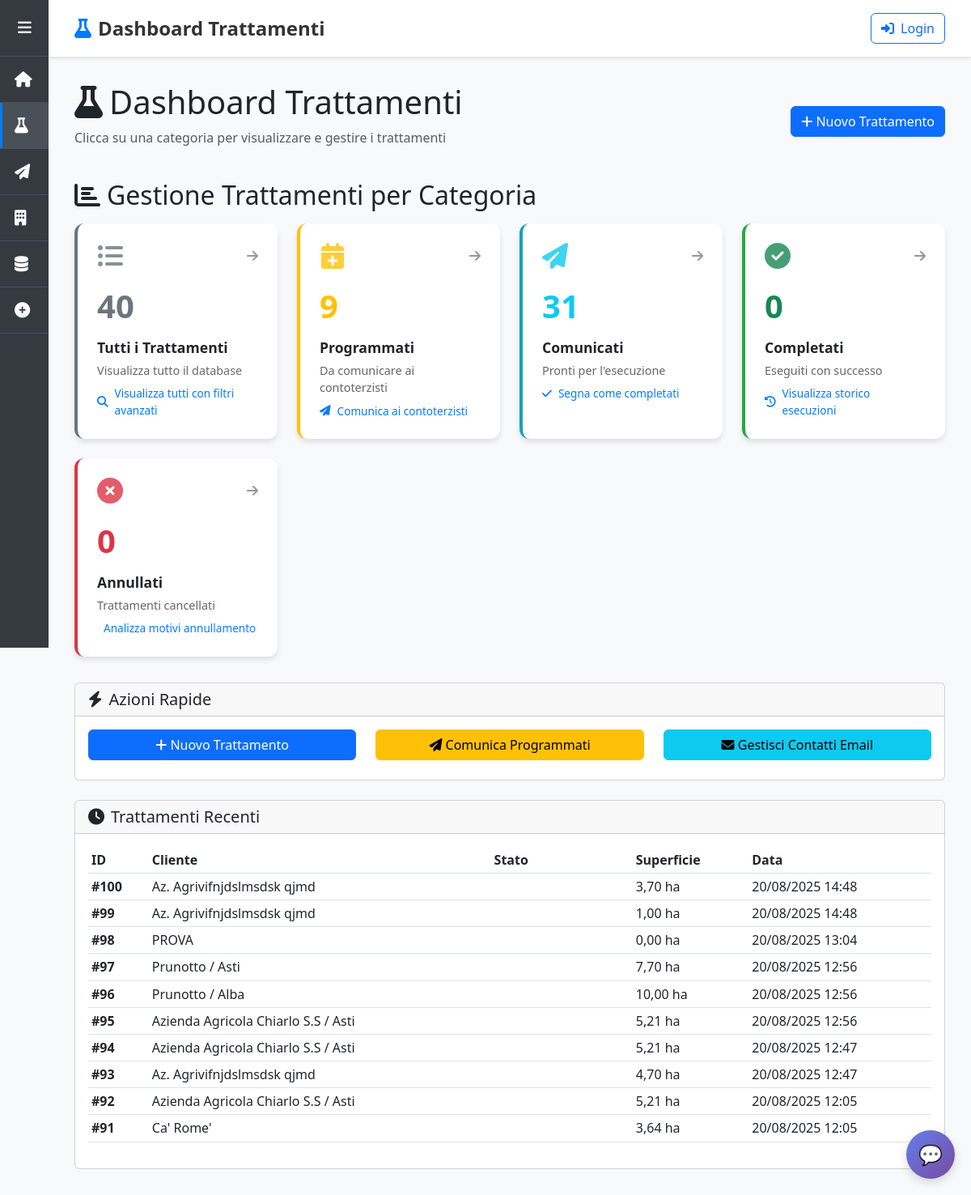
/trattamenti/, run on an earlier commit of the app's database.
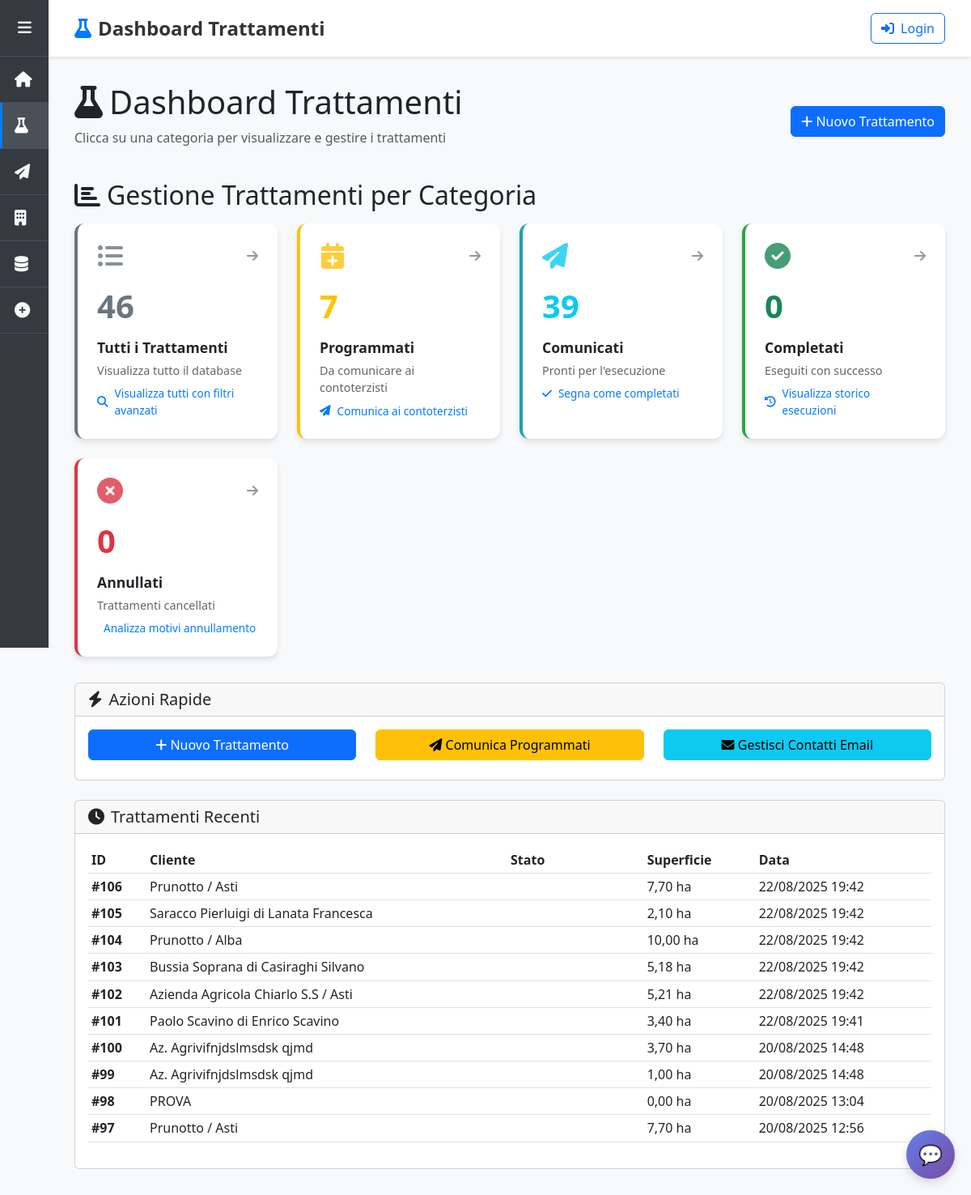
And on a later commit of the database.
### domenico/models.py (models this page shows, shortened)
class Trattamento(models.Model):
    STATI_CHOICES = [
        ('programmato', 'Programmato'),
        ('comunicato', 'Comunicato'),
        ('completato', 'Completato'),
        ('annullato', 'Annullato'),
    ]
    cliente = models.ForeignKey(Cliente, on_delete=models.CASCADE, related_name='trattamenti')
    cascina = models.ForeignKey(Cascina, on_delete=models.CASCADE, null=True, blank=True, related_name='trattamenti')
    terreni = models.ManyToManyField(Terreno, blank=True, related_name='trattamenti')
    LIVELLI_APPLICAZIONE = [
        ('cliente', 'Intera Azienda'),
        ('cascina', 'Cascina'),
        ('terreno', 'Terreni Selezionati'),
    ]
    livello_applicazione = models.CharField(
        max_length=20,
        choices=LIVELLI_APPLICAZIONE,
        default='cliente',
        help_text="Specifica il livello di applicazione del trattamento"
    )
    data_inserimento = models.DateTimeField(auto_now_add=True)
    data_comunicazione = models.DateTimeField(null=True, blank=True)
    data_esecuzione = models.DateField(null=True, blank=True)
    stato = models.CharField(
        max_length=20,
        choices=STATI_CHOICES,
        default='programmato',
        help_text="Stato attuale del trattamento"
    )
    class Meta:
        ordering = ['-data_inserimento']
        verbose_name = 'Trattamento'
        verbose_name_plural = 'Trattamenti'
    def get_superficie_interessata(self):
        from decimal import Decimal
        try:
            if self.livello_applicazione == 'cliente':
                superficie = self.cliente.get_superficie_totale()
            elif self.livello_applicazione == 'cascina' and self.cascina:
                superficie = self.cascina.get_superficie_totale()
            elif self.livello_applicazione == 'terreno':
                superficie = sum(terreno.superficie for terreno in self.terreni.all())
            else:
                superficie = 0
            return Decimal(str(superficie)) if superficie else Decimal('0')
        except Exception as e:
            print(f"Errore calcolo superficie trattamento {self.id}: {e}")
            return Decimal('0')

class Cliente(models.Model):
    nome = models.CharField(max_length=200)
    creato_il = models.DateTimeField(auto_now_add=True)
    def get_superficie_totale(self):
        from decimal import Decimal
        try:
            superficie = sum(cascina.get_superficie_totale() for cascina in self.cascine.all())
            return Decimal(str(superficie))
        except Exception:
            return Decimal('0')

class Cascina(models.Model):
    nome = models.CharField(max_length=200)
    cliente = models.ForeignKey(Cliente, on_delete=models.CASCADE, related_name='cascine')
    contoterzista = models.ForeignKey(
        Contoterzista,
        on_delete=models.SET_NULL,
        null=True,
        blank=True,
        related_name='cascine',
        help_text="Contoterzista responsabile per questa cascina (opzionale)"
    )
    def get_superficie_totale(self):
        from decimal import Decimal
        try:
            superficie = sum(terreno.superficie for terreno in self.terreni.all())
            return Decimal(str(superficie))
        except Exception:
            return Decimal('0')

class Terreno(models.Model):
    nome = models.CharField(max_length=200)
    cascina = models.ForeignKey(Cascina, on_delete=models.CASCADE, related_name='terreni')
    superficie = models.DecimalField(
        max_digits=10,
        decimal_places=2,
        validators=[MinValueValidator(0.01)],
        help_text="Superficie in ettari"
    )
    class Meta:
        verbose_name = "Terreno"
        verbose_name_plural = "Terreni"

### domenico/views.py (the view)
# urls.py: path('trattamenti/', views.trattamenti, name='trattamenti'),
def trattamenti(request):
    view_type = request.GET.get('view', 'dashboard')
    if view_type == 'dashboard':
        return trattamenti_dashboard(request)
    else:
        return trattamenti_table(request, view_type)

### domenico/views.py (called while the page is built)
def trattamenti_dashboard(request):
    from django.db.models import Count
    stats = {
        'totali': Trattamento.objects.count(),
        'programmati': Trattamento.objects.filter(stato='programmato').count(),
        'comunicati': Trattamento.objects.filter(stato='comunicato').count(),
        'completati': Trattamento.objects.filter(stato='completato').count(),
        'annullati': Trattamento.objects.filter(stato='annullato').count(),
    }
    trattamenti_recenti = Trattamento.objects.select_related(
        'cliente', 'cascina', 'cascina__contoterzista'
    ).prefetch_related('terreni')[:10]
    context = {
        'stats': stats,
        'trattamenti_recenti': trattamenti_recenti,
    }
    return render(request, 'trattamenti.html', context)

### domenico/templates/trattamenti.html (shortened to what the changed rows need)
{% extends 'base.html' %}
{% block page_title %}Dashboard Trattamenti{% endblock %}
{% block page_icon %}<i class="fas fa-flask"></i>{% endblock %}
{% block content %}
<div class="d-flex justify-content-between align-items-center mb-4">
    <div>
        <h1><i class="fas fa-flask me-2"></i>Dashboard Trattamenti</h1>
    </div>
</div>
<div class="stats-overview">
    <h2 class="mb-3">
        <i class="fas fa-chart-bar me-2"></i>Gestione Trattamenti per Categoria
    </h2>
    <div class="stats-grid">
        <a href="?view=tutti" class="stat-card totali">
            <div class="stat-icon">
                <i class="fas fa-list-ul text-secondary"></i>
                <i class="fas fa-arrow-right nav-indicator"></i>
            </div>
            <div class="stat-number text-secondary">{{ stats.totali }}</div>
            <div class="stat-label">Tutti i Trattamenti</div>
            <div class="stat-sublabel">Visualizza tutto il database</div>
            <div class="stat-action">
                <i class="fas fa-search"></i>
                Visualizza tutti con filtri avanzati
            </div>
        </a>
        <a href="?view=programmati" class="stat-card programmati">
            <div class="stat-icon">
                <i class="fas fa-calendar-plus text-warning"></i>
                <i class="fas fa-arrow-right nav-indicator"></i>
            </div>
            <div class="stat-number text-warning">{{ stats.programmati }}</div>
            <div class="stat-label">Programmati</div>
            <div class="stat-sublabel">Da comunicare ai contoterzisti</div>
            <div class="stat-action">
                <i class="fas fa-paper-plane"></i>
                Comunica ai contoterzisti
            </div>
        </a>
        <a href="?view=comunicati" class="stat-card comunicati">
            <div class="stat-icon">
                <i class="fas fa-paper-plane text-info"></i>
                <i class="fas fa-arrow-right nav-indicator"></i>
            </div>
            <div class="stat-number text-info">{{ stats.comunicati }}</div>
            <div class="stat-label">Comunicati</div>
            <div class="stat-sublabel">Pronti per l'esecuzione</div>
            <div class="stat-action">
                <i class="fas fa-check"></i>
                Segna come completati
            </div>
        </a>
    </div>
</div>
{% if trattamenti_recenti %}
<div class="recent-treatments mt-4">
    <div class="card">
        <div class="card-body">
            <div class="table-responsive">
                <table class="table table-sm">
                    <thead>
                        <tr>
                            <th>ID</th>
                            <th>Cliente</th>
                            <th>Stato</th>
                            <th>Superficie</th>
                            <th>Data</th>
                        </tr>
                    </thead>
                    <tbody>
                        {% for trattamento in trattamenti_recenti %}
                        <tr>
                            <td><strong>#{{ trattamento.id }}</strong></td>
                            <td>{{ trattamento.cliente.nome }}</td>
                            <td>
                                <span class="badge bg-{{ trattamento.stato }}">
                                </span>
                            </td>
                            <td>{{ trattamento.get_superficie_interessata|floatformat:2 }} ha</td>
                            <td>{{ trattamento.data_inserimento|date:"d/m/Y H:i" }}</td>
                        </tr>
                        {% endfor %}
                    </tbody>
                </table>
            </div>
        </div>
    </div>
</div>
{% endif %}
{% endblock %}

What changed in the data, as far as the page shows it:
no longer on this page (row unchanged): Trattamento: id "96", cliente.nome "Prunotto / Alba", get_superficie_interessata "10,00", data_inserimento "20/08/2025 12:56"
no longer on this page (row unchanged): Trattamento: id "95", cliente.nome "Azienda Agricola Chiarlo S.S / Asti", get_superficie_interessata "5,21", data_inserimento "20/08/2025 12:56"
no longer on this page (row unchanged): Trattamento: id "94", cliente.nome "Azienda Agricola Chiarlo S.S / Asti", get_superficie_interessata "5,21", data_inserimento "20/08/2025 12:47"
no longer on this page (row unchanged): Trattamento: id "93", cliente.nome "Az. Agrivifnjdslmsdsk qjmd", get_superficie_interessata "4,70", data_inserimento "20/08/2025 12:47"
no longer on this page (row unchanged): Trattamento: id "92", cliente.nome "Azienda Agricola Chiarlo S.S / Asti", get_superficie_interessata "5,21", data_inserimento "20/08/2025 12:05"
no longer on this page (row unchanged): Trattamento: id "91", cliente.nome "Ca' Rome'", get_superficie_interessata "3,64", data_inserimento "20/08/2025 12:05"
added Trattamento: id "106", cliente.nome "Prunotto / Asti", get_superficie_interessata "7,70", data_inserimento "22/08/2025 19:42"
added Trattamento: id "105", cliente.nome "Saracco Pierluigi di Lanata Francesca", get_superficie_interessata "2,10", data_inserimento "22/08/2025 19:42"
added Trattamento: id "104", cliente.nome "Prunotto / Alba", get_superficie_interessata "10,00", data_inserimento "22/08/2025 19:42"
added Trattamento: id "103", cliente.nome "Bussia Soprana di Casiraghi Silvano", get_superficie_interessata "5,18", data_inserimento "22/08/2025 19:42"
added Trattamento: id "102", cliente.nome "Azienda Agricola Chiarlo S.S / Asti", get_superficie_interessata "5,21", data_inserimento "22/08/2025 19:42"
added Trattamento: id "101", cliente.nome "Paolo Scavino di Enrico Scavino", get_superficie_interessata "3,40", data_inserimento "22/08/2025 19:41"
Also different on the page:
{{ stats.totali }}: "40" → "46"
{{ stats.programmati }}: "9" → "7"
{{ stats.comunicati }}: "31" → "39"
